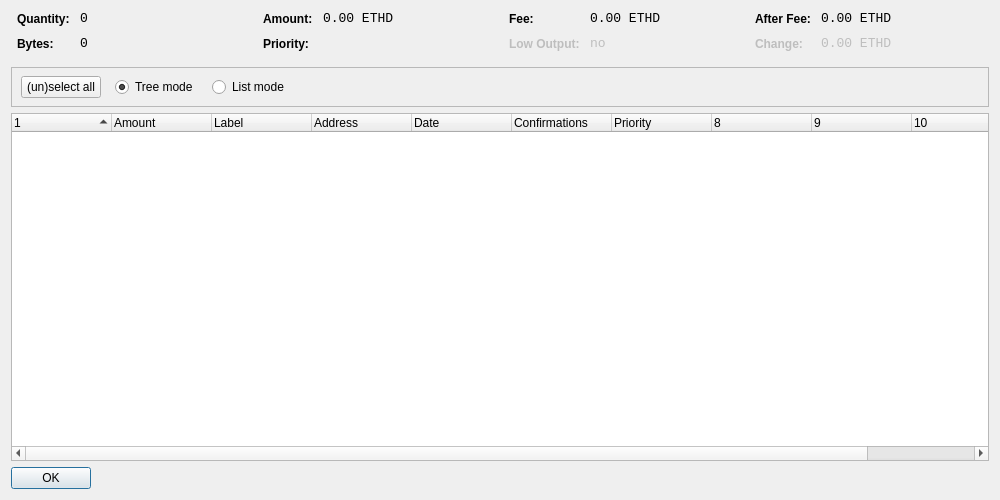
<?xml version="1.0" encoding="UTF-8"?>
<ui version="4.0">
 <class>CoinControlDialog</class>
 <widget class="QDialog" name="CoinControlDialog">
  <property name="geometry">
   <rect>
    <x>0</x>
    <y>0</y>
    <width>1000</width>
    <height>500</height>
   </rect>
  </property>
  <property name="windowTitle">
   <string>Coin Control</string>
  </property>
  <layout class="QVBoxLayout" name="verticalLayout">
   <item>
    <layout class="QHBoxLayout" name="horizontalLayoutTop" stretch="0,0,0,0">
     <property name="topMargin">
      <number>0</number>
     </property>
     <property name="bottomMargin">
      <number>10</number>
     </property>
     <item>
      <layout class="QFormLayout" name="formLayoutCoinControl1">
       <property name="horizontalSpacing">
        <number>10</number>
       </property>
       <property name="verticalSpacing">
        <number>10</number>
       </property>
       <property name="leftMargin">
        <number>6</number>
       </property>
       <property name="rightMargin">
        <number>6</number>
       </property>
       <item row="0" column="0">
        <widget class="QLabel" name="labelCoinControlQuantityText">
         <property name="styleSheet">
          <string notr="true">font-weight:bold;</string>
         </property>
         <property name="text">
          <string>Quantity:</string>
         </property>
        </widget>
       </item>
       <item row="0" column="1">
        <widget class="QLabel" name="labelCoinControlQuantity">
         <property name="font">
          <font>
           <family>Monospace</family>
           <pointsize>10</pointsize>
          </font>
         </property>
         <property name="cursor">
          <cursorShape>IBeamCursor</cursorShape>
         </property>
         <property name="contextMenuPolicy">
          <enum>Qt::ActionsContextMenu</enum>
         </property>
         <property name="text">
          <string notr="true">0</string>
         </property>
         <property name="textInteractionFlags">
          <set>Qt::LinksAccessibleByMouse|Qt::TextSelectableByKeyboard|Qt::TextSelectableByMouse</set>
         </property>
        </widget>
       </item>
       <item row="1" column="0">
        <widget class="QLabel" name="labelCoinControlBytesText">
         <property name="styleSheet">
          <string notr="true">font-weight:bold;</string>
         </property>
         <property name="text">
          <string>Bytes:</string>
         </property>
        </widget>
       </item>
       <item row="1" column="1">
        <widget class="QLabel" name="labelCoinControlBytes">
         <property name="font">
          <font>
           <family>Monospace</family>
           <pointsize>10</pointsize>
          </font>
         </property>
         <property name="cursor">
          <cursorShape>IBeamCursor</cursorShape>
         </property>
         <property name="contextMenuPolicy">
          <enum>Qt::ActionsContextMenu</enum>
         </property>
         <property name="text">
          <string notr="true">0</string>
         </property>
         <property name="textInteractionFlags">
          <set>Qt::LinksAccessibleByMouse|Qt::TextSelectableByKeyboard|Qt::TextSelectableByMouse</set>
         </property>
        </widget>
       </item>
      </layout>
     </item>
     <item>
      <layout class="QFormLayout" name="formLayoutCoinControl2">
       <property name="horizontalSpacing">
        <number>10</number>
       </property>
       <property name="verticalSpacing">
        <number>10</number>
       </property>
       <property name="leftMargin">
        <number>6</number>
       </property>
       <property name="rightMargin">
        <number>6</number>
       </property>
       <item row="0" column="0">
        <widget class="QLabel" name="labelCoinControlAmountText">
         <property name="styleSheet">
          <string notr="true">font-weight:bold;</string>
         </property>
         <property name="text">
          <string>Amount:</string>
         </property>
        </widget>
       </item>
       <item row="0" column="1">
        <widget class="QLabel" name="labelCoinControlAmount">
         <property name="font">
          <font>
           <family>Monospace</family>
           <pointsize>10</pointsize>
          </font>
         </property>
         <property name="cursor">
          <cursorShape>IBeamCursor</cursorShape>
         </property>
         <property name="contextMenuPolicy">
          <enum>Qt::ActionsContextMenu</enum>
         </property>
         <property name="text">
          <string notr="true">0.00 ETHD</string>
         </property>
         <property name="textInteractionFlags">
          <set>Qt::LinksAccessibleByMouse|Qt::TextSelectableByKeyboard|Qt::TextSelectableByMouse</set>
         </property>
        </widget>
       </item>
       <item row="1" column="0">
        <widget class="QLabel" name="labelCoinControlPriorityText">
         <property name="styleSheet">
          <string notr="true">font-weight:bold;</string>
         </property>
         <property name="text">
          <string>Priority:</string>
         </property>
        </widget>
       </item>
       <item row="1" column="1">
        <widget class="QLabel" name="labelCoinControlPriority">
         <property name="font">
          <font>
           <family>Monospace</family>
           <pointsize>10</pointsize>
          </font>
         </property>
         <property name="cursor">
          <cursorShape>IBeamCursor</cursorShape>
         </property>
         <property name="contextMenuPolicy">
          <enum>Qt::ActionsContextMenu</enum>
         </property>
         <property name="text">
          <string/>
         </property>
         <property name="textInteractionFlags">
          <set>Qt::LinksAccessibleByMouse|Qt::TextSelectableByKeyboard|Qt::TextSelectableByMouse</set>
         </property>
        </widget>
       </item>
      </layout>
     </item>
     <item>
      <layout class="QFormLayout" name="formLayoutCoinControl3">
       <property name="horizontalSpacing">
        <number>10</number>
       </property>
       <property name="verticalSpacing">
        <number>10</number>
       </property>
       <property name="leftMargin">
        <number>6</number>
       </property>
       <property name="rightMargin">
        <number>6</number>
       </property>
       <item row="0" column="0">
        <widget class="QLabel" name="labelCoinControlFeeText">
         <property name="styleSheet">
          <string notr="true">font-weight:bold;</string>
         </property>
         <property name="text">
          <string>Fee:</string>
         </property>
        </widget>
       </item>
       <item row="0" column="1">
        <widget class="QLabel" name="labelCoinControlFee">
         <property name="font">
          <font>
           <family>Monospace</family>
           <pointsize>10</pointsize>
          </font>
         </property>
         <property name="cursor">
          <cursorShape>IBeamCursor</cursorShape>
         </property>
         <property name="contextMenuPolicy">
          <enum>Qt::ActionsContextMenu</enum>
         </property>
         <property name="text">
          <string notr="true">0.00 ETHD</string>
         </property>
         <property name="textInteractionFlags">
          <set>Qt::LinksAccessibleByMouse|Qt::TextSelectableByKeyboard|Qt::TextSelectableByMouse</set>
         </property>
        </widget>
       </item>
       <item row="1" column="0">
        <widget class="QLabel" name="labelCoinControlLowOutputText">
         <property name="enabled">
          <bool>false</bool>
         </property>
         <property name="styleSheet">
          <string notr="true">font-weight:bold;</string>
         </property>
         <property name="text">
          <string>Low Output:</string>
         </property>
        </widget>
       </item>
       <item row="1" column="1">
        <widget class="QLabel" name="labelCoinControlLowOutput">
         <property name="enabled">
          <bool>false</bool>
         </property>
         <property name="font">
          <font>
           <family>Monospace</family>
           <pointsize>10</pointsize>
          </font>
         </property>
         <property name="cursor">
          <cursorShape>IBeamCursor</cursorShape>
         </property>
         <property name="contextMenuPolicy">
          <enum>Qt::ActionsContextMenu</enum>
         </property>
         <property name="text">
          <string notr="true">no</string>
         </property>
         <property name="textInteractionFlags">
          <set>Qt::LinksAccessibleByMouse|Qt::TextSelectableByKeyboard|Qt::TextSelectableByMouse</set>
         </property>
        </widget>
       </item>
      </layout>
     </item>
     <item>
      <layout class="QFormLayout" name="formLayoutCoinControl4">
       <property name="horizontalSpacing">
        <number>10</number>
       </property>
       <property name="verticalSpacing">
        <number>10</number>
       </property>
       <property name="leftMargin">
        <number>6</number>
       </property>
       <property name="rightMargin">
        <number>6</number>
       </property>
       <item row="0" column="0">
        <widget class="QLabel" name="labelCoinControlAfterFeeText">
         <property name="styleSheet">
          <string notr="true">font-weight:bold;</string>
         </property>
         <property name="text">
          <string>After Fee:</string>
         </property>
        </widget>
       </item>
       <item row="0" column="1">
        <widget class="QLabel" name="labelCoinControlAfterFee">
         <property name="font">
          <font>
           <family>Monospace</family>
           <pointsize>10</pointsize>
          </font>
         </property>
         <property name="cursor">
          <cursorShape>IBeamCursor</cursorShape>
         </property>
         <property name="contextMenuPolicy">
          <enum>Qt::ActionsContextMenu</enum>
         </property>
         <property name="text">
          <string notr="true">0.00 ETHD</string>
         </property>
         <property name="textInteractionFlags">
          <set>Qt::LinksAccessibleByMouse|Qt::TextSelectableByKeyboard|Qt::TextSelectableByMouse</set>
         </property>
        </widget>
       </item>
       <item row="1" column="0">
        <widget class="QLabel" name="labelCoinControlChangeText">
         <property name="enabled">
          <bool>false</bool>
         </property>
         <property name="styleSheet">
          <string notr="true">font-weight:bold;</string>
         </property>
         <property name="text">
          <string>Change:</string>
         </property>
        </widget>
       </item>
       <item row="1" column="1">
        <widget class="QLabel" name="labelCoinControlChange">
         <property name="enabled">
          <bool>false</bool>
         </property>
         <property name="font">
          <font>
           <family>Monospace</family>
           <pointsize>10</pointsize>
          </font>
         </property>
         <property name="cursor">
          <cursorShape>IBeamCursor</cursorShape>
         </property>
         <property name="contextMenuPolicy">
          <enum>Qt::ActionsContextMenu</enum>
         </property>
         <property name="text">
          <string notr="true">0.00 ETHD</string>
         </property>
         <property name="textInteractionFlags">
          <set>Qt::LinksAccessibleByMouse|Qt::TextSelectableByKeyboard|Qt::TextSelectableByMouse</set>
         </property>
        </widget>
       </item>
      </layout>
     </item>
    </layout>
   </item>
   <item>
    <widget class="QFrame" name="frame">
     <property name="minimumSize">
      <size>
       <width>0</width>
       <height>40</height>
      </size>
     </property>
     <property name="frameShape">
      <enum>QFrame::StyledPanel</enum>
     </property>
     <property name="frameShadow">
      <enum>QFrame::Sunken</enum>
     </property>
     <widget class="QWidget" name="horizontalLayoutWidget">
      <property name="geometry">
       <rect>
        <x>10</x>
        <y>0</y>
        <width>781</width>
        <height>41</height>
       </rect>
      </property>
      <layout class="QHBoxLayout" name="horizontalLayoutPanel" stretch="0,0,0,0,0">
       <property name="spacing">
        <number>14</number>
       </property>
       <item>
        <widget class="QPushButton" name="pushButtonSelectAll">
         <property name="sizePolicy">
          <sizepolicy hsizetype="Maximum" vsizetype="Fixed">
           <horstretch>0</horstretch>
           <verstretch>0</verstretch>
          </sizepolicy>
         </property>
         <property name="text">
          <string>(un)select all</string>
         </property>
        </widget>
       </item>
       <item>
        <widget class="QRadioButton" name="radioTreeMode">
         <property name="sizePolicy">
          <sizepolicy hsizetype="Maximum" vsizetype="Fixed">
           <horstretch>0</horstretch>
           <verstretch>0</verstretch>
          </sizepolicy>
         </property>
         <property name="text">
          <string>Tree mode</string>
         </property>
         <property name="checked">
          <bool>true</bool>
         </property>
        </widget>
       </item>
       <item>
        <widget class="QRadioButton" name="radioListMode">
         <property name="sizePolicy">
          <sizepolicy hsizetype="Maximum" vsizetype="Fixed">
           <horstretch>0</horstretch>
           <verstretch>0</verstretch>
          </sizepolicy>
         </property>
         <property name="text">
          <string>List mode</string>
         </property>
        </widget>
       </item>
       <item>
        <spacer name="horizontalSpacer">
         <property name="orientation">
          <enum>Qt::Horizontal</enum>
         </property>
         <property name="sizeHint" stdset="0">
          <size>
           <width>40</width>
           <height>20</height>
          </size>
         </property>
        </spacer>
       </item>
      </layout>
     </widget>
    </widget>
   </item>
   <item>
    <widget class="CoinControlTreeWidget" name="treeWidget">
     <property name="contextMenuPolicy">
      <enum>Qt::CustomContextMenu</enum>
     </property>
     <property name="sortingEnabled">
      <bool>false</bool>
     </property>
     <property name="columnCount">
      <number>11</number>
     </property>
     <attribute name="headerShowSortIndicator" stdset="0">
      <bool>true</bool>
     </attribute>
     <attribute name="headerStretchLastSection">
      <bool>false</bool>
     </attribute>
     <column>
      <property name="text">
       <string/>
      </property>
     </column>
     <column>
      <property name="text">
       <string>Amount</string>
      </property>
     </column>
     <column>
      <property name="text">
       <string>Label</string>
      </property>
     </column>
     <column>
      <property name="text">
       <string>Address</string>
      </property>
     </column>
     <column>
      <property name="text">
       <string>Date</string>
      </property>
     </column>
     <column>
      <property name="text">
       <string>Confirmations</string>
      </property>
      <property name="toolTip">
       <string>Confirmed</string>
      </property>
     </column>
     <column>
      <property name="text">
       <string>Priority</string>
      </property>
     </column>
     <column>
      <property name="text">
       <string/>
      </property>
     </column>
     <column>
      <property name="text">
       <string/>
      </property>
     </column>
     <column>
      <property name="text">
       <string/>
      </property>
     </column>
     <column>
      <property name="text">
       <string/>
      </property>
     </column>
    </widget>
   </item>
   <item>
    <widget class="QDialogButtonBox" name="buttonBox">
     <property name="sizePolicy">
      <sizepolicy hsizetype="Maximum" vsizetype="Fixed">
       <horstretch>0</horstretch>
       <verstretch>0</verstretch>
      </sizepolicy>
     </property>
     <property name="orientation">
      <enum>Qt::Horizontal</enum>
     </property>
     <property name="standardButtons">
      <set>QDialogButtonBox::Ok</set>
     </property>
    </widget>
   </item>
  </layout>
 </widget>
 <customwidgets>
  <customwidget>
   <class>CoinControlTreeWidget</class>
   <extends>QTreeWidget</extends>
   <header>coincontroltreewidget.h</header>
  </customwidget>
 </customwidgets>
 <resources/>
 <connections/>
</ui>
